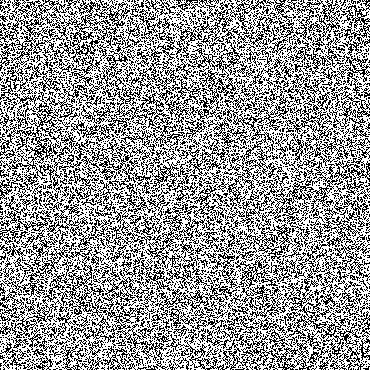
#> input picture crypto/vc/A.png, 370 x 370 px
$ python comprewave.py ../../crypto/vc/A.png out.png   (older library calls are emulated)
#> lines starting #> are read from the running program, lines starting #| are printed output that depends on the picture; after the words box and inside, x2 and y2 are one past the last pixel; in counts of white or black regions, pixels touching at a corner belong together
#!/usr/bin/env python3
# -*- coding: utf-8 -*-
import volgawaves
import shutil
from math import log2, ceil
import numpy as np
from skimage.io import imread
from argparse import ArgumentParser


if __name__ == '__main__':
    parser = ArgumentParser()
    parser.add_argument('input', metavar='<INPUT>', type=str, help='input image')
    parser.add_argument('output', metavar='<OUTPUT>', type=str, help='output file')
    parser.add_argument('-qf', metavar='<QF>', type=float, default=0.05, help='QF')
    args = parser.parse_args()

    # read and pad input image
    image = imread(args.input, as_grey=True)
#> image: shape (370, 370) bool; 60.6% white; black in thin lines or dots
    rows, cols = image.shape
#> rows = 370; cols = 370
    n = 2**int(max(ceil(log2(rows)), ceil(log2(cols))))
#> n = 512
    image_padded = np.zeros((n, n), dtype=np.float64)
    image_padded[0:rows, 0:cols] = image
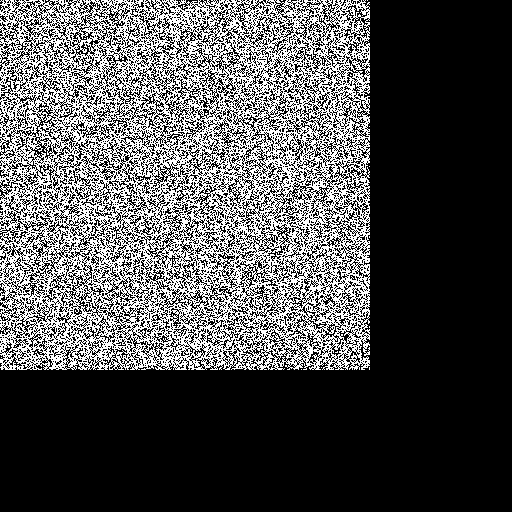
#> image_padded: shape (512, 512) float64; values 0 (black) and 1 (white), 31.7% white in thin lines or dots, all inside (x1, y1, x2, y2) = (0, 0, 370, 370)

    # process the image
    cl = np.array([0.4829629131445341, 0.8365163037378077, 0.2241438680420134, -0.12940952255126034], dtype=np.float64)
#> (the run stopped early here; a loop or call above may not have finished)
